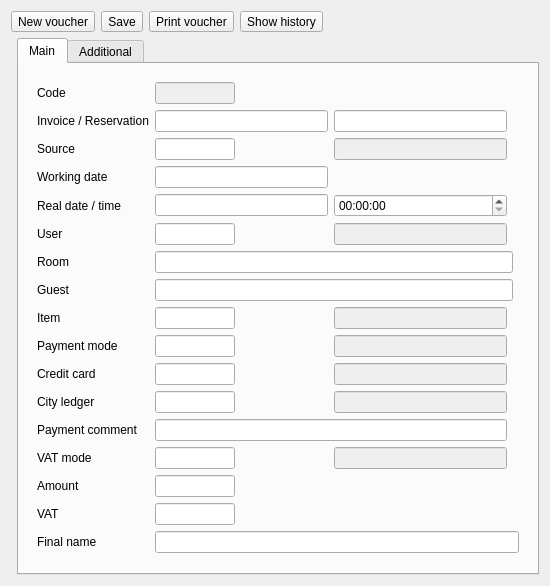
<?xml version="1.0" encoding="UTF-8"?>
<ui version="4.0">
 <class>WVaucherEditor</class>
 <widget class="QDialog" name="WVaucherEditor">
  <property name="geometry">
   <rect>
    <x>0</x>
    <y>0</y>
    <width>548</width>
    <height>557</height>
   </rect>
  </property>
  <property name="windowTitle">
   <string>Edit raw data of voucher</string>
  </property>
  <layout class="QGridLayout" name="gridLayout_3">
   <item row="0" column="0" colspan="2">
    <widget class="QWidget" name="widget_4" native="true">
     <layout class="QHBoxLayout" name="horizontalLayout">
      <property name="leftMargin">
       <number>0</number>
      </property>
      <property name="topMargin">
       <number>0</number>
      </property>
      <property name="rightMargin">
       <number>0</number>
      </property>
      <property name="bottomMargin">
       <number>0</number>
      </property>
      <item>
       <widget class="QToolButton" name="btnNewVaucher">
        <property name="text">
         <string>New voucher</string>
        </property>
        <property name="icon">
         <iconset resource="../Resort/res.qrc">
          <normaloff>:/images/new.png</normaloff>:/images/new.png</iconset>
        </property>
       </widget>
      </item>
      <item>
       <widget class="QToolButton" name="btnSave">
        <property name="text">
         <string>Save</string>
        </property>
        <property name="icon">
         <iconset resource="../Resort/res.qrc">
          <normaloff>:/images/save.png</normaloff>:/images/save.png</iconset>
        </property>
       </widget>
      </item>
      <item>
       <widget class="QToolButton" name="btnPrint">
        <property name="text">
         <string>Print voucher</string>
        </property>
        <property name="icon">
         <iconset resource="../Resort/res.qrc">
          <normaloff>:/images/printer.png</normaloff>:/images/printer.png</iconset>
        </property>
       </widget>
      </item>
      <item>
       <widget class="QToolButton" name="btnTrack">
        <property name="text">
         <string>Show history</string>
        </property>
        <property name="icon">
         <iconset resource="../Resort/res.qrc">
          <normaloff>:/images/tracking.png</normaloff>:/images/tracking.png</iconset>
        </property>
       </widget>
      </item>
      <item>
       <spacer name="horizontalSpacer">
        <property name="orientation">
         <enum>Qt::Horizontal</enum>
        </property>
        <property name="sizeHint" stdset="0">
         <size>
          <width>1129</width>
          <height>20</height>
         </size>
        </property>
       </spacer>
      </item>
     </layout>
    </widget>
   </item>
   <item row="1" column="1">
    <widget class="QTabWidget" name="tabWidget">
     <property name="currentIndex">
      <number>0</number>
     </property>
     <widget class="QWidget" name="tab">
      <attribute name="title">
       <string>Main</string>
      </attribute>
      <layout class="QVBoxLayout" name="verticalLayout">
       <item>
        <widget class="QWidget" name="widget_2" native="true">
         <property name="sizePolicy">
          <sizepolicy hsizetype="Preferred" vsizetype="Preferred">
           <horstretch>0</horstretch>
           <verstretch>2</verstretch>
          </sizepolicy>
         </property>
         <layout class="QGridLayout" name="gridLayout">
          <item row="13" column="0">
           <widget class="QLabel" name="label_19">
            <property name="text">
             <string>Payment comment</string>
            </property>
           </widget>
          </item>
          <item row="12" column="2">
           <widget class="EQLineEdit" name="leCLCode">
            <property name="minimumSize">
             <size>
              <width>80</width>
              <height>0</height>
             </size>
            </property>
            <property name="maximumSize">
             <size>
              <width>80</width>
              <height>16777215</height>
             </size>
            </property>
           </widget>
          </item>
          <item row="13" column="2" colspan="2">
           <widget class="EQLineEdit" name="lePayComment"/>
          </item>
          <item row="1" column="3">
           <widget class="QLineEdit" name="leReservation"/>
          </item>
          <item row="16" column="0">
           <widget class="QLabel" name="label_10">
            <property name="text">
             <string>Amount</string>
            </property>
           </widget>
          </item>
          <item row="10" column="0">
           <widget class="QLabel" name="label_16">
            <property name="text">
             <string>Payment mode</string>
            </property>
           </widget>
          </item>
          <item row="16" column="2">
           <widget class="EQLineEdit" name="leAmount">
            <property name="minimumSize">
             <size>
              <width>80</width>
              <height>0</height>
             </size>
            </property>
            <property name="maximumSize">
             <size>
              <width>80</width>
              <height>16777215</height>
             </size>
            </property>
           </widget>
          </item>
          <item row="10" column="2">
           <widget class="EQLineEdit" name="lePayCode">
            <property name="minimumSize">
             <size>
              <width>80</width>
              <height>0</height>
             </size>
            </property>
            <property name="maximumSize">
             <size>
              <width>80</width>
              <height>16777215</height>
             </size>
            </property>
           </widget>
          </item>
          <item row="12" column="3">
           <widget class="EQLineEdit" name="leCLName">
            <property name="enabled">
             <bool>false</bool>
            </property>
            <property name="minimumSize">
             <size>
              <width>150</width>
              <height>0</height>
             </size>
            </property>
           </widget>
          </item>
          <item row="14" column="0">
           <widget class="QLabel" name="label_30">
            <property name="text">
             <string>VAT mode</string>
            </property>
           </widget>
          </item>
          <item row="12" column="0">
           <widget class="QLabel" name="label_18">
            <property name="text">
             <string>City ledger</string>
            </property>
           </widget>
          </item>
          <item row="11" column="3">
           <widget class="EQLineEdit" name="leCardName">
            <property name="enabled">
             <bool>false</bool>
            </property>
            <property name="minimumSize">
             <size>
              <width>150</width>
              <height>0</height>
             </size>
            </property>
           </widget>
          </item>
          <item row="5" column="3">
           <widget class="EQLineEdit" name="leUserName">
            <property name="enabled">
             <bool>false</bool>
            </property>
            <property name="minimumSize">
             <size>
              <width>150</width>
              <height>0</height>
             </size>
            </property>
           </widget>
          </item>
          <item row="5" column="2">
           <widget class="EQLineEdit" name="leUserCode">
            <property name="minimumSize">
             <size>
              <width>80</width>
              <height>0</height>
             </size>
            </property>
            <property name="maximumSize">
             <size>
              <width>80</width>
              <height>16777215</height>
             </size>
            </property>
           </widget>
          </item>
          <item row="2" column="3">
           <widget class="EQLineEdit" name="leSourceName">
            <property name="enabled">
             <bool>false</bool>
            </property>
           </widget>
          </item>
          <item row="8" column="3">
           <widget class="EQLineEdit" name="leItemName">
            <property name="enabled">
             <bool>false</bool>
            </property>
            <property name="minimumSize">
             <size>
              <width>150</width>
              <height>0</height>
             </size>
            </property>
           </widget>
          </item>
          <item row="8" column="0">
           <widget class="QLabel" name="label_8">
            <property name="text">
             <string>Item</string>
            </property>
           </widget>
          </item>
          <item row="2" column="2">
           <widget class="EQLineEdit" name="leSourceCode">
            <property name="minimumSize">
             <size>
              <width>80</width>
              <height>0</height>
             </size>
            </property>
            <property name="maximumSize">
             <size>
              <width>80</width>
              <height>16777215</height>
             </size>
            </property>
           </widget>
          </item>
          <item row="8" column="2">
           <widget class="EQLineEdit" name="leItemCode">
            <property name="minimumSize">
             <size>
              <width>80</width>
              <height>0</height>
             </size>
            </property>
            <property name="maximumSize">
             <size>
              <width>80</width>
              <height>16777215</height>
             </size>
            </property>
           </widget>
          </item>
          <item row="5" column="0">
           <widget class="QLabel" name="label_5">
            <property name="text">
             <string>User</string>
            </property>
           </widget>
          </item>
          <item row="14" column="2">
           <widget class="EQLineEdit" name="leVATCode">
            <property name="maximumSize">
             <size>
              <width>80</width>
              <height>16777215</height>
             </size>
            </property>
           </widget>
          </item>
          <item row="1" column="0">
           <widget class="QLabel" name="label_24">
            <property name="text">
             <string>Invoice / Reservation</string>
            </property>
           </widget>
          </item>
          <item row="1" column="2">
           <widget class="EQLineEdit" name="leInvoice"/>
          </item>
          <item row="11" column="2">
           <widget class="EQLineEdit" name="leCardCode">
            <property name="minimumSize">
             <size>
              <width>80</width>
              <height>0</height>
             </size>
            </property>
            <property name="maximumSize">
             <size>
              <width>80</width>
              <height>16777215</height>
             </size>
            </property>
           </widget>
          </item>
          <item row="10" column="3">
           <widget class="EQLineEdit" name="lePayName">
            <property name="enabled">
             <bool>false</bool>
            </property>
            <property name="minimumSize">
             <size>
              <width>150</width>
              <height>0</height>
             </size>
            </property>
           </widget>
          </item>
          <item row="11" column="0">
           <widget class="QLabel" name="label_17">
            <property name="text">
             <string>Credit card</string>
            </property>
           </widget>
          </item>
          <item row="3" column="0">
           <widget class="QLabel" name="label_3">
            <property name="text">
             <string>Working date</string>
            </property>
           </widget>
          </item>
          <item row="0" column="0">
           <widget class="QLabel" name="label">
            <property name="text">
             <string>Code</string>
            </property>
           </widget>
          </item>
          <item row="0" column="2" colspan="2">
           <widget class="EQLineEdit" name="leCode">
            <property name="enabled">
             <bool>false</bool>
            </property>
            <property name="minimumSize">
             <size>
              <width>80</width>
              <height>0</height>
             </size>
            </property>
            <property name="maximumSize">
             <size>
              <width>80</width>
              <height>16777215</height>
             </size>
            </property>
           </widget>
          </item>
          <item row="7" column="0">
           <widget class="QLabel" name="label_7">
            <property name="text">
             <string>Guest</string>
            </property>
           </widget>
          </item>
          <item row="3" column="2">
           <widget class="EDateEdit" name="deWorking"/>
          </item>
          <item row="6" column="0">
           <widget class="QLabel" name="label_6">
            <property name="text">
             <string>Room</string>
            </property>
           </widget>
          </item>
          <item row="4" column="2">
           <widget class="EDateEdit" name="deReal"/>
          </item>
          <item row="18" column="0">
           <widget class="QLabel" name="label_9">
            <property name="text">
             <string>Final name</string>
            </property>
           </widget>
          </item>
          <item row="18" column="2" colspan="4">
           <widget class="EQLineEdit" name="leFinalName">
            <property name="minimumSize">
             <size>
              <width>80</width>
              <height>0</height>
             </size>
            </property>
            <property name="maximumSize">
             <size>
              <width>80000</width>
              <height>16777215</height>
             </size>
            </property>
           </widget>
          </item>
          <item row="7" column="2" colspan="3">
           <widget class="EQLineEdit" name="leGuestName">
            <property name="enabled">
             <bool>true</bool>
            </property>
            <property name="minimumSize">
             <size>
              <width>150</width>
              <height>0</height>
             </size>
            </property>
           </widget>
          </item>
          <item row="4" column="0">
           <widget class="QLabel" name="label_4">
            <property name="text">
             <string>Real date / time</string>
            </property>
           </widget>
          </item>
          <item row="6" column="2" colspan="3">
           <widget class="EQLineEdit" name="leRoom">
            <property name="minimumSize">
             <size>
              <width>80</width>
              <height>0</height>
             </size>
            </property>
            <property name="maximumSize">
             <size>
              <width>8000</width>
              <height>16777215</height>
             </size>
            </property>
           </widget>
          </item>
          <item row="2" column="0">
           <widget class="QLabel" name="label_2">
            <property name="text">
             <string>Source</string>
            </property>
           </widget>
          </item>
          <item row="4" column="3">
           <widget class="EQTimeEdit" name="teTime"/>
          </item>
          <item row="17" column="2">
           <widget class="EQLineEdit" name="leVAT">
            <property name="maximumSize">
             <size>
              <width>80</width>
              <height>16777215</height>
             </size>
            </property>
           </widget>
          </item>
          <item row="17" column="0">
           <widget class="QLabel" name="label_15">
            <property name="text">
             <string>VAT</string>
            </property>
           </widget>
          </item>
          <item row="14" column="3">
           <widget class="EQLineEdit" name="leVATName">
            <property name="enabled">
             <bool>false</bool>
            </property>
           </widget>
          </item>
         </layout>
        </widget>
       </item>
      </layout>
     </widget>
     <widget class="QWidget" name="tab_2">
      <attribute name="title">
       <string>Additional</string>
      </attribute>
      <layout class="QHBoxLayout" name="horizontalLayout_2">
       <item>
        <widget class="QWidget" name="widget" native="true">
         <property name="sizePolicy">
          <sizepolicy hsizetype="Preferred" vsizetype="Preferred">
           <horstretch>0</horstretch>
           <verstretch>2</verstretch>
          </sizepolicy>
         </property>
         <property name="minimumSize">
          <size>
           <width>500</width>
           <height>0</height>
          </size>
         </property>
         <layout class="QGridLayout" name="gridLayout_4">
          <item row="1" column="0">
           <widget class="QLabel" name="label_11">
            <property name="text">
             <string>Used prepaid</string>
            </property>
           </widget>
          </item>
          <item row="3" column="0">
           <widget class="QLabel" name="label_14">
            <property name="text">
             <string>Fiscal</string>
            </property>
           </widget>
          </item>
          <item row="6" column="0">
           <widget class="QLabel" name="label_25">
            <property name="text">
             <string>Finance flag</string>
            </property>
           </widget>
          </item>
          <item row="12" column="0" colspan="2">
           <widget class="QLabel" name="label_26">
            <property name="text">
             <string>Remarks</string>
            </property>
           </widget>
          </item>
          <item row="0" column="0">
           <widget class="QLabel" name="label_20">
            <property name="text">
             <string>Debit/Credit</string>
            </property>
           </widget>
          </item>
          <item row="4" column="0" colspan="2">
           <widget class="QLabel" name="label_21">
            <property name="text">
             <string>Sign</string>
            </property>
           </widget>
          </item>
          <item row="9" column="0">
           <widget class="QLabel" name="label_27">
            <property name="text">
             <string>Cancel date</string>
            </property>
           </widget>
          </item>
          <item row="11" column="0">
           <widget class="QLabel" name="label_29">
            <property name="text">
             <string>Guest/Company (0/1)</string>
            </property>
           </widget>
          </item>
          <item row="8" column="0">
           <widget class="QLabel" name="label_23">
            <property name="text">
             <string>Cancel user</string>
            </property>
           </widget>
          </item>
          <item row="7" column="0">
           <widget class="QLabel" name="label_22">
            <property name="text">
             <string>Cancel flag</string>
            </property>
           </widget>
          </item>
          <item row="8" column="2">
           <widget class="EQLineEdit" name="leCancelUserCode">
            <property name="minimumSize">
             <size>
              <width>80</width>
              <height>0</height>
             </size>
            </property>
            <property name="maximumSize">
             <size>
              <width>80</width>
              <height>16777215</height>
             </size>
            </property>
           </widget>
          </item>
          <item row="7" column="2" colspan="2">
           <widget class="EQLineEdit" name="leCancelFlag"/>
          </item>
          <item row="8" column="3">
           <widget class="EQLineEdit" name="leCancelUserName">
            <property name="enabled">
             <bool>false</bool>
            </property>
           </widget>
          </item>
          <item row="6" column="2" colspan="2">
           <widget class="EQLineEdit" name="leFinFlag"/>
          </item>
          <item row="10" column="0">
           <widget class="QLabel" name="label_28">
            <property name="text">
             <string>Cancel reason</string>
            </property>
           </widget>
          </item>
          <item row="12" column="2" colspan="2">
           <widget class="QPlainTextEdit" name="teRemarks"/>
          </item>
          <item row="0" column="2" colspan="2">
           <widget class="EQLineEdit" name="leDC"/>
          </item>
          <item row="4" column="2" colspan="2">
           <widget class="EQLineEdit" name="leSign"/>
          </item>
          <item row="10" column="2" colspan="2">
           <widget class="EQLineEdit" name="leCancelReason"/>
          </item>
          <item row="11" column="2" colspan="2">
           <widget class="EQLineEdit" name="leGuestCompany"/>
          </item>
          <item row="9" column="2" colspan="2">
           <widget class="QDateTimeEdit" name="deCancelDate">
            <property name="displayFormat">
             <string>dd.MM.yyyy HH:mm:ss</string>
            </property>
           </widget>
          </item>
          <item row="3" column="2">
           <widget class="EQLineEdit" name="leFiscal">
            <property name="minimumSize">
             <size>
              <width>80</width>
              <height>0</height>
             </size>
            </property>
            <property name="maximumSize">
             <size>
              <width>80</width>
              <height>16777215</height>
             </size>
            </property>
           </widget>
          </item>
          <item row="2" column="2">
           <widget class="EQLineEdit" name="leUSD">
            <property name="minimumSize">
             <size>
              <width>80</width>
              <height>0</height>
             </size>
            </property>
            <property name="maximumSize">
             <size>
              <width>80</width>
              <height>16777215</height>
             </size>
            </property>
           </widget>
          </item>
          <item row="1" column="2">
           <widget class="EQLineEdit" name="lePrepaid">
            <property name="minimumSize">
             <size>
              <width>80</width>
              <height>0</height>
             </size>
            </property>
            <property name="maximumSize">
             <size>
              <width>80</width>
              <height>16777215</height>
             </size>
            </property>
           </widget>
          </item>
          <item row="2" column="0">
           <widget class="QLabel" name="label_13">
            <property name="text">
             <string>USD Rate</string>
            </property>
           </widget>
          </item>
         </layout>
        </widget>
       </item>
      </layout>
     </widget>
    </widget>
   </item>
  </layout>
 </widget>
 <customwidgets>
  <customwidget>
   <class>EDateEdit</class>
   <extends>QLineEdit</extends>
   <header location="global">edateedit.h</header>
  </customwidget>
  <customwidget>
   <class>EQLineEdit</class>
   <extends>QLineEdit</extends>
   <header location="global">eqlineedit.h</header>
   <slots>
    <signal>customButtonClicked(bool)</signal>
   </slots>
  </customwidget>
  <customwidget>
   <class>EQTimeEdit</class>
   <extends>QTimeEdit</extends>
   <header location="global">eqtimeedit.h</header>
  </customwidget>
 </customwidgets>
 <resources>
  <include location="../Resort/res.qrc"/>
 </resources>
 <connections/>
</ui>
